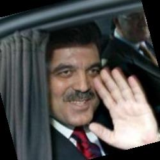
#> input picture data/processed/train/Abdullah_Gul/Abdullah_Gul_0003.png, 160 x 160 px; its folder holds only this picture in this run; the run also reads 1 picture not shown here
$ jupyter execute EDA.ipynb
#> lines starting #> are read from the running program, lines starting #| are printed output that depends on the picture
Exploratory Data Analysis (EDA)

[cell 1]
# --- imports
from pathlib import Path
import random, numpy as np, pandas as pd
from PIL import Image, UnidentifiedImageError
from tqdm import tqdm
import matplotlib.pyplot as plt

# --- config
PROJECT_ROOT  = Path("..")
PROC_DIR      = PROJECT_ROOT / "data/processed/train"
IMG_SIZE      = (160, 160)
SAMPLE_CLASSES = 5
SAMPLE_PER     = 5
SEED           = 42
random.seed(SEED)

print("Images root  ➜", PROC_DIR.resolve())

[cell 2]
# Scan dataset (class counts, brightness, contrast)
class_counts, brightness_arr, contrast_arr = {}, [], []

print("[1/4] Scanning images …")
for fp in tqdm(list(PROC_DIR.rglob("*.png"))):
    label = fp.parent.name
    class_counts[label] = class_counts.get(label, 0) + 1

    try:
        g_arr = np.asarray(Image.open(fp).convert("L"), dtype=np.float32) / 255.0
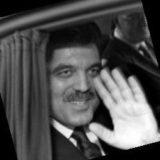
#> g_arr: shape (160, 160) float32; min 0, max 0.996, mean 0.307
        brightness_arr.append(g_arr.mean())
        contrast_arr.append(g_arr.std())
    except UnidentifiedImageError:
        continue
#> pass 2 of the loop `for fp in tqdm(list(PROC_DIR.rglob("*.png"))):`:
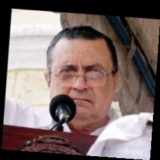
#> input picture data/processed/train/Abel_Pacheco/Abel_Pacheco_0004.png, 160 x 160 px
#> `g_arr = np.asarray(Image.open(fp).convert("L"), dtype=np.float32) / 25..`:
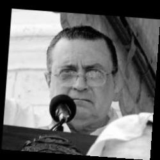
#> g_arr: shape (160, 160) float32; min 0, max 1, mean 0.443
#> pass 3 of the loop `for fp in tqdm(list(PROC_DIR.rglob("*.png"))):`:
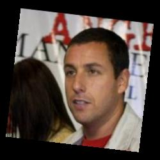
#> input picture data/processed/train/Adam_Sandler/Adam_Sandler_0002.png, 160 x 160 px
#> `g_arr = np.asarray(Image.open(fp).convert("L"), dtype=np.float32) / 25..`:
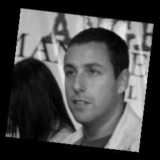
#> g_arr: shape (160, 160) float32; min 0, max 0.922, mean 0.278

[cell 3]
#Class‑distribution table + plots
counts_df = (pd.DataFrame(class_counts.items(), columns=["class","image_count"])
             .sort_values("image_count", ascending=False)
             .reset_index(drop=True))

display(counts_df.head(30))   # top‑30 table

# bar chart for top‑20
top_k = counts_df.head(20)
plt.figure(figsize=(10,5))
plt.bar(top_k["class"], top_k["image_count"])
plt.xticks(rotation=75, ha="right", fontsize=8)
plt.title("Top‑20 identities by image count")
plt.tight_layout(); plt.show()
#> after `plt.tight_layout()`:
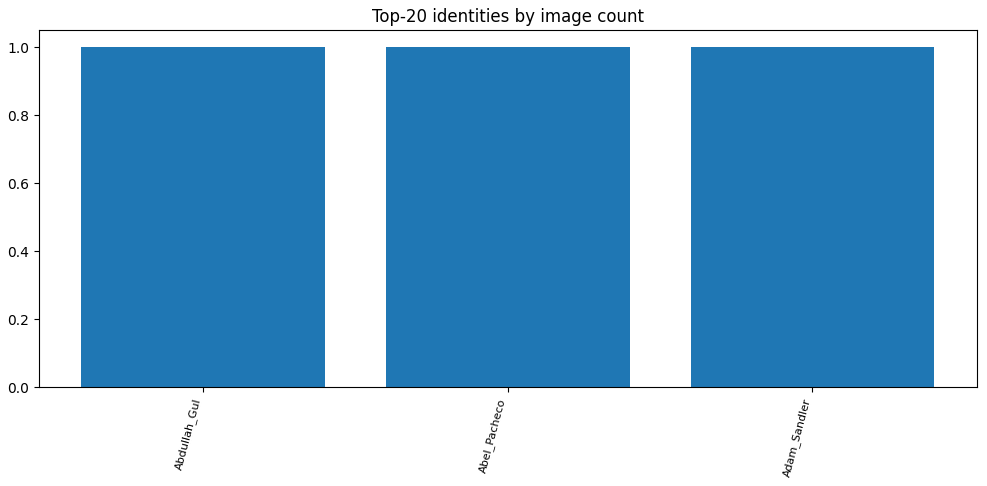
#> figure drawn by matplotlib, 1 panel

# brightness histogram
plt.figure()
plt.hist(brightness_arr, bins=30, color='gray')
plt.title("Brightness distribution (mean pixel value)")
plt.xlabel("Brightness (0=dark, 1=bright)"); plt.ylabel("Count")
plt.tight_layout(); plt.show()
#> after `plt.tight_layout()`:
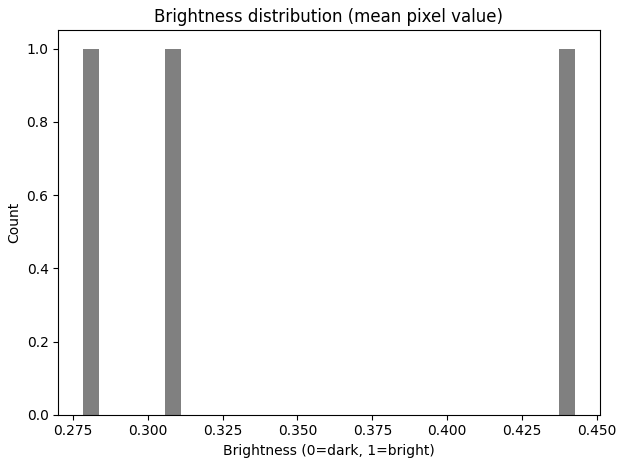
#> figure drawn by matplotlib, 1 panel

# contrast histogram
plt.figure()
plt.hist(contrast_arr, bins=30, color='gray')
plt.title("Contrast distribution (pixel std‑dev)")
plt.xlabel("Contrast (flat→0, high→~0.5)"); plt.ylabel("Count")
plt.tight_layout(); plt.show()
#> after `plt.tight_layout()`:
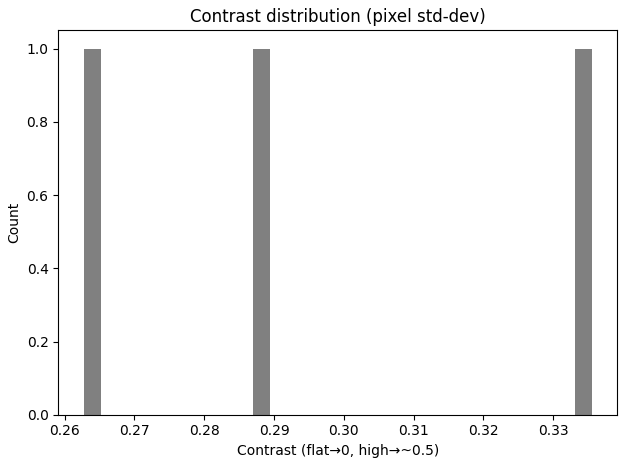
#> figure drawn by matplotlib, 1 panel

[cell 4]
# Random sample grid
sample_classes = min(SAMPLE_CLASSES, len(class_counts))
chosen_labels  = random.sample(list(class_counts), sample_classes)

fig, axes = plt.subplots(sample_classes, SAMPLE_PER,
                         figsize=(SAMPLE_PER*2, sample_classes*2))

for row, lab in enumerate(chosen_labels):
    imgs = list((PROC_DIR / lab).glob("*.png"))
    random.shuffle(imgs); imgs = imgs[:SAMPLE_PER]
    for col in range(SAMPLE_PER):
        ax = axes[row, col]
        if col < len(imgs):
            ax.imshow(Image.open(imgs[col]))
        ax.axis("off")
        if col == 0:
            ax.set_ylabel(lab[:14] + ("…" if len(lab) > 14 else ""),
                          rotation=0, labelpad=30, va="center")
#> pass 2 of the loop `for row, lab in enumerate(chosen_labels):`:
#> pass 3 of the loop `for row, lab in enumerate(chosen_labels):`:

plt.suptitle(f"Random sample – {sample_classes} classes × {SAMPLE_PER} imgs",
             y=1.02)
plt.tight_layout(); plt.show()
